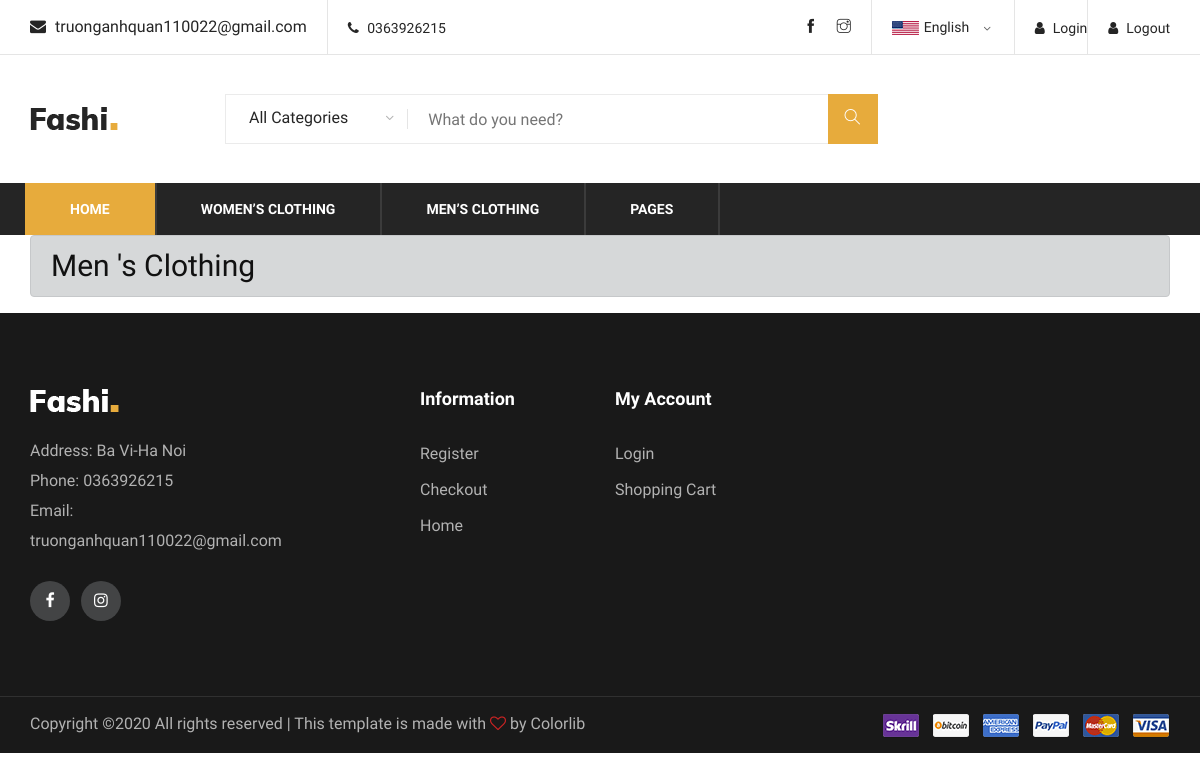
Before: /men-clothing/ with the older database file.
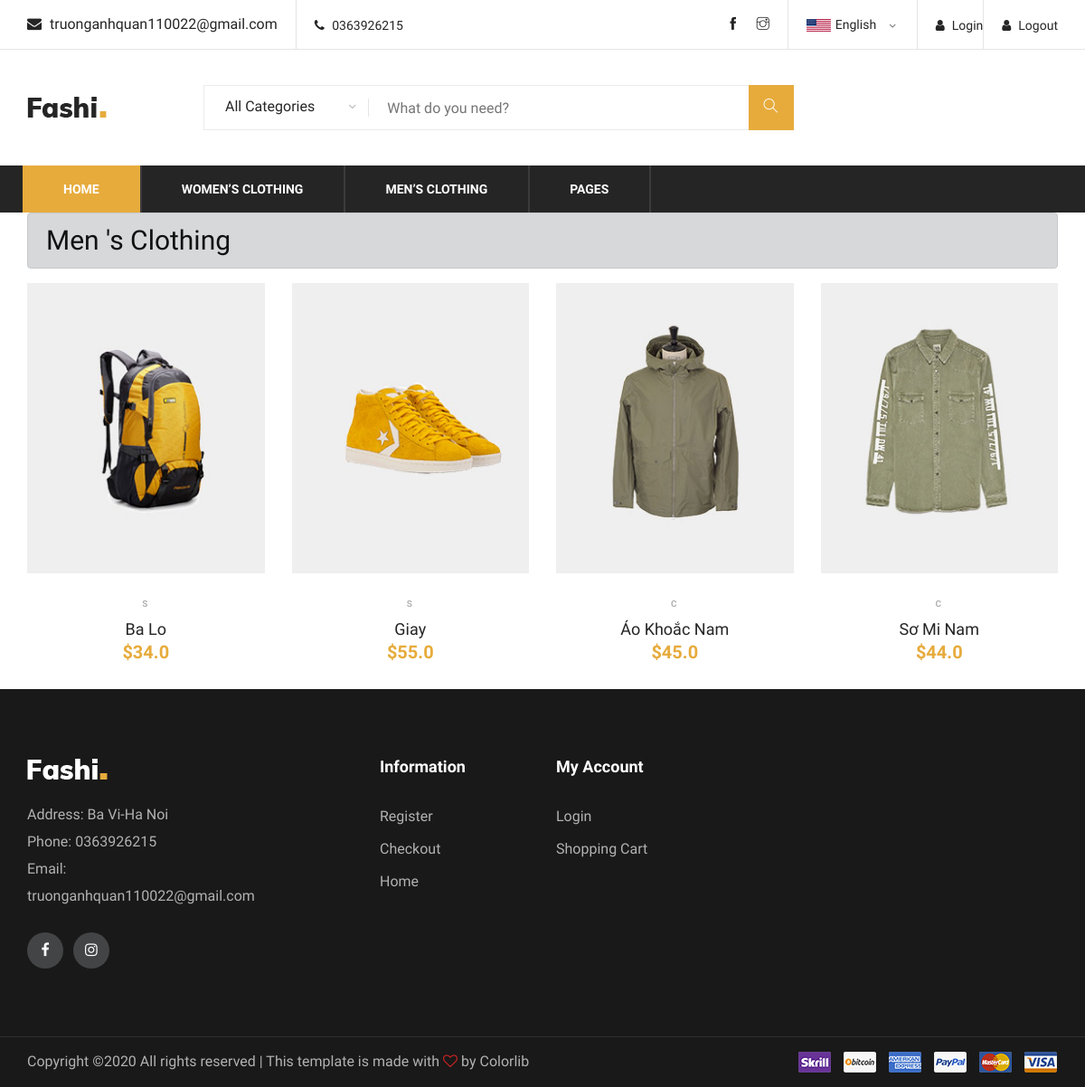
After: the same page with the newer database file.
### home/models.py (models this page shows, shortened)
class Men(models.Model):
    title = models.CharField(max_length=100)
    price = models.FloatField(default=0)
    category = models.CharField(choices=CATEGORY_CHOISE, max_length=1)
    img = models.ImageField(upload_to='images')
    quantity = models.IntegerField(default=1)

### home/views.py (the view)
# urls.py: path('men-clothing/', MenClothing, name='men-clo'),
def MenClothing(request):
    context = {
        'Items': Men.objects.all()
    }
    return render(request, 'onlineshoop/men-clothing.html', context)

### templates/onlineshoop/men-clothing.html (shortened to what this page needs)
<!doctype html>
<html lang="en">
{% load static %}
<head>
    <link rel="stylesheet" href="{% static 'onlineshoop/css/bootstrap.min.css' %}" type="text/css">
    <link rel="stylesheet" href="{% static 'onlineshoop/css/font-awesome.min.css' %}" type="text/css">
    <link rel="stylesheet" href="{% static 'onlineshoop/css/themify-icons.css' %}" type="text/css">
    <link rel="stylesheet" href="{% static 'onlineshoop/css/elegant-icons.css' %}" type="text/css">
    <link rel="stylesheet" href="{% static 'onlineshoop/css/owl.carousel.min.css' %}" type="text/css">
    <link rel="stylesheet" href="{% static 'onlineshoop/css/nice-select.css' %}" type="text/css">
    <link rel="stylesheet" href="{% static 'onlineshoop/css/jquery-ui.min.css' %}" type="text/css">
    <link rel="stylesheet" href="{% static 'onlineshoop/css/slicknav.min.css' %}" type="text/css">
    <link rel="stylesheet" href="{% static 'onlineshoop/css/style.css' %}" type="text/css">
</head>
<body>
{% include 'onlineshoop/header.html'%}
<div class="container">
    <div class="alert alert-dark" role="alert">
        <h3> Men 's Clothing</h3>
    </div>
    <div class="row">
        {% for Item in Items%}
        <div class="col-sm">
            <div class="product-item">
                <div class="pi-pic">
                    <img src={{Item.img.url}} alt="">
                </div>
                <div class="pi-text">
                    <div class="catagory-name">{{Item.category}}</div>
                    <a>
                        <h5>{{Item.title}}</h5>
                    </a>
                    <div class="product-price">
                        ${{Item.price}}
                    </div>
                </div>
            </div>
        </div>
        {%endfor%}
    </div>
    </div>
{% include 'onlineshoop/footer.html' %}
</body>
</html>

### templates/onlineshoop/header.html (shortened to what this page needs)
{% load static %}
{%load cart_count%}
<header class="header-section">
        <div class="header-top">
            <div class="container">
                <div class="ht-left">
                    <div class="mail-service">
                        <i class=" fa fa-envelope"></i>
                        truonganhquan110022@gmail.com
                    </div>
                    <div class="phone-service">
                        <i class=" fa fa-phone"></i>
                        0363926215
                    </div>
                </div>
                <div class="ht-right">
                            <a href="{% url 'account_logout'%}" class="login-panel"><i class="fa fa-user" ></i>Logout</a>
                            <a href="{% url 'account_login'%}" class="login-panel"><i class="fa fa-user" ></i>Login</a>
                    <div class="lan-selector">
                    </div>
                    <div class="top-social">
                        <a href="https://www.facebook.com/profile.php?id=100028081292058"><i class="ti-facebook"></i></a>
                        <a href="#"><i class="ti-instagram"></i></a>
                    </div>
                </div>
            </div>
        </div>
        <div class="container">
            <div class="inner-header">
                <div class="row">
                    <div class="col-lg-2 col-md-2">
                        <div class="logo">
                            <a href="./index.html">
                                <img src="{% static 'onlineshoop/img/logo.png' %}" alt="">
                            </a>
                        </div>
                    </div>
                    <div class="col-lg-7 col-md-7">
                        <div class="advanced-search">
                            <button type="button" class="category-btn">All Categories</button>
                            <div class="input-group">
                                <input type="text" placeholder="What do you need?">
                                <button type="button"><i class="ti-search"></i></button>
                            </div>
                        </div>
                    </div>
                    <div class="col-lg-3 text-right col-md-3">
                        <ul class="nav-right">
                        </ul>
                    </div>
                </div>
            </div>
        </div>
        <div class="nav-item">
            <div class="container">
                <nav class="nav-menu mobile-menu">
                    <ul>
                        <li class="active"><a href="{% url 'home:index'%}">Home</a></li>
                        <li><a href="{% url 'home:women-clo'%}">Women’s Clothing</a></li>
                        <li><a href="{% url 'home:men-clo'%}">Men’s Clothing</a></li>
                        <li><a href="#">Pages</a>
                        </li>
                    </ul>
                </nav>
            </div>
        </div>
    </header>

### templates/onlineshoop/footer.html
    {%load static%}
    <footer class="footer-section">
        <div class="container">
            <div class="row">
                <div class="col-lg-3">
                    <div class="footer-left">
                        <div class="footer-logo">
                            <a href="#"><img src="{% static 'onlineshoop/img/footer-logo.png'%}" alt=""></a>
                        </div>
                        <ul>
                            <li>Address: Ba Vi-Ha Noi</li>
                            <li>Phone: 0363926215</li>
                            <li>Email: truonganhquan110022@gmail.com</li>
                        </ul>
                        <div class="footer-social">
                            <a href="https://www.facebook.com/profile.php?id=100028081292058"><i class="fa fa-facebook"></i></a>
                            <a href="#"><i class="fa fa-instagram"></i></a>
                        </div>
                    </div>
                </div>
                <div class="col-lg-2 offset-lg-1">
                    <div class="footer-widget">
                        <h5>Information</h5>
                        <ul>
                            <li><a href="{% url 'account_signup'%}">Register</a></li>
                            <li><a href="{% url 'home:check-out'%}">Checkout</a></li>
                            <li><a href="{% url 'home:index'%}">Home</a></li>
                        </ul>
                    </div>
                </div>
                <div class="col-lg-2">
                    <div class="footer-widget">
                        <h5>My Account</h5>
                        <ul>
                            <li><a href="{% url 'account_login'%}">Login</a></li>
                            <li><a href="{% url 'home:cart'%}">Shopping Cart</a></li>
                        </ul>
                    </div>
                </div>
            </div>
        </div>
        <div class="copyright-reserved">
            <div class="container">
                <div class="row">
                    <div class="col-lg-12">
                        <div class="copyright-text">
Copyright &copy;<script>document.write(new Date().getFullYear());</script> All rights reserved | This template is made with <i class="fa fa-heart-o" aria-hidden="true"></i> by <a href="https://colorlib.com" target="_blank">Colorlib</a>
                        </div>
                        <div class="payment-pic">
                            <img src="{% static 'onlineshoop/img/payment-method.png'%}" alt="">
                        </div>
                    </div>
                </div>
            </div>
        </div>
    </footer>

Changed rows visible on the page:
added Men: img (picture), category "S", title "Ba Lo", price "34.0"
added Men: img (picture), category "S", title "Giay", price "55.0"
added Men: img (picture), category "C", title "Áo Khoắc Nam", price "45.0"
added Men: img (picture), category "C", title "Sơ Mi Nam", price "44.0"
